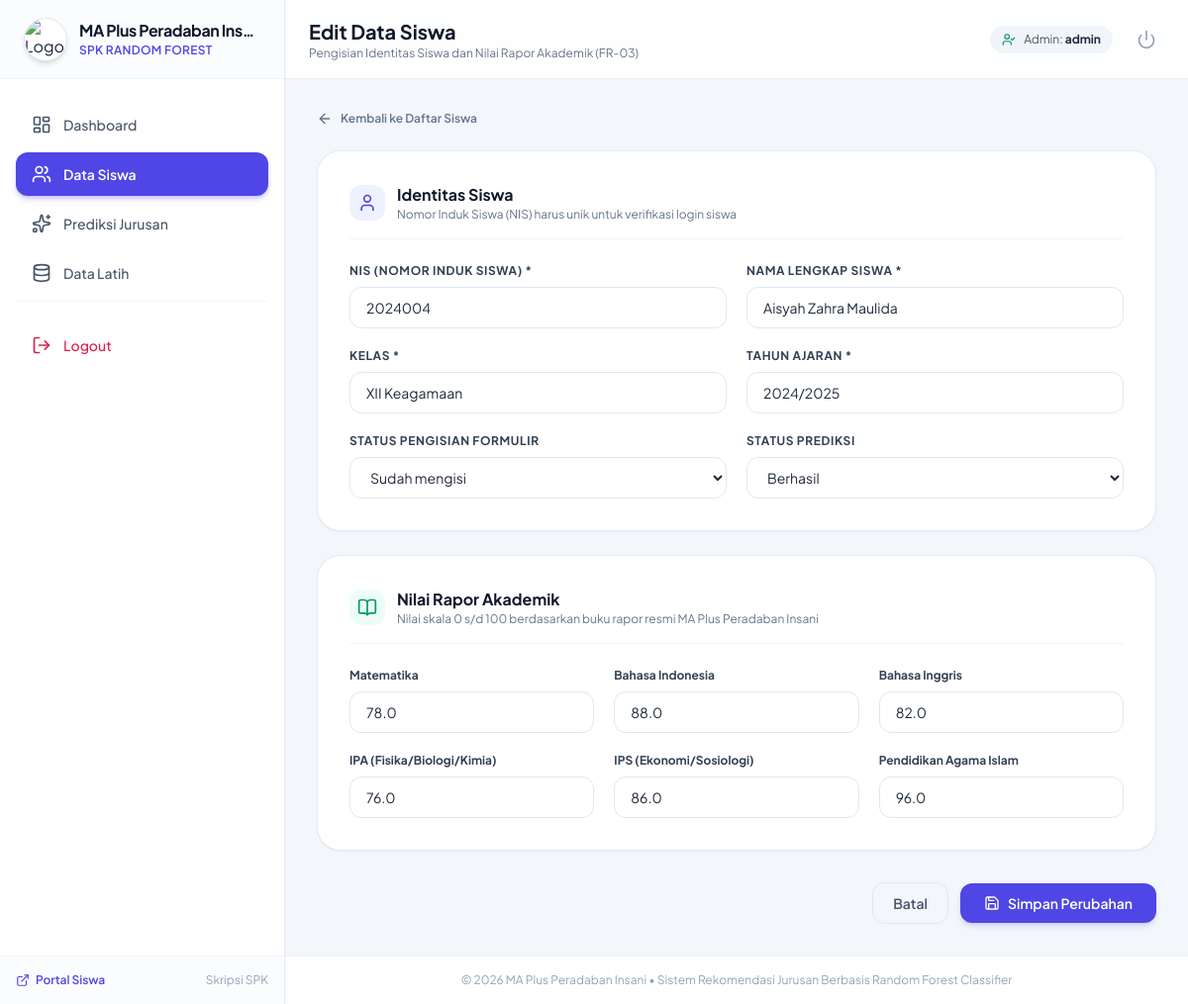
/admin-spk/siswa/4/edit/ (signed in), run on the app's committed database.
### spk/models.py (models this page shows, shortened)
class Student(models.Model):
    STATUS_PENGISIAN_CHOICES = [
        ('Belum mengisi', 'Belum mengisi'),
        ('Sudah mengisi', 'Sudah mengisi'),
        ('Perlu melengkapi data', 'Perlu melengkapi data'),
    ]
    STATUS_PREDIKSI_CHOICES = [
        ('Menunggu', 'Menunggu'),
        ('Diproses', 'Diproses'),
        ('Berhasil', 'Berhasil'),
        ('Gagal', 'Gagal'),
        ('Perlu prediksi ulang', 'Perlu prediksi ulang'),
    ]
    nis = models.CharField(max_length=20, unique=True, verbose_name="NIS")
    nama = models.CharField(max_length=150, verbose_name="Nama Lengkap")
    kelas = models.CharField(max_length=50, default="XII IPA", verbose_name="Kelas")
    tahun_ajaran = models.CharField(max_length=20, default="2024/2025", verbose_name="Tahun Ajaran")
    status_pengisian = models.CharField(
        max_length=30,
        choices=STATUS_PENGISIAN_CHOICES,
        default='Belum mengisi',
        verbose_name="Status Pengisian Formulir"
    )
    status_prediksi = models.CharField(
        max_length=30,
        choices=STATUS_PREDIKSI_CHOICES,
        default='Menunggu',
        verbose_name="Status Prediksi"
    )
    created_at = models.DateTimeField(auto_now_add=True, verbose_name="Dibuat Pada")
    updated_at = models.DateTimeField(auto_now=True, verbose_name="Diperbarui Pada")
    class Meta:
        verbose_name = "Data Siswa"
        verbose_name_plural = "Data Siswa"
        ordering = ['nis']

class StudentAcademicData(models.Model):
    student = models.OneToOneField(Student, on_delete=models.CASCADE, related_name='academic_data', verbose_name="Siswa")
    nilai_matematika = models.FloatField(default=0.0, verbose_name="Nilai Matematika")
    nilai_bahasa_indonesia = models.FloatField(default=0.0, verbose_name="Nilai Bahasa Indonesia")
    nilai_bahasa_inggris = models.FloatField(default=0.0, verbose_name="Nilai Bahasa Inggris")
    nilai_ipa = models.FloatField(default=0.0, verbose_name="Nilai IPA (Fisika/Biologi/Kimia)")
    nilai_ips = models.FloatField(default=0.0, verbose_name="Nilai IPS (Ekonomi/Geografi/Sosiologi)")
    nilai_agama = models.FloatField(default=0.0, verbose_name="Nilai Pendidikan Agama Islam")
    updated_at = models.DateTimeField(auto_now=True, verbose_name="Terakhir Diperbarui")
    class Meta:
        verbose_name = "Nilai Akademik Siswa"
        verbose_name_plural = "Nilai Akademik Siswa"

### spk/views.py (the view)
# urls.py: path('admin-spk/siswa/<int:pk>/edit/', views.siswa_edit_view, name='siswa_edit'),
@user_passes_test(is_admin, login_url='admin_login')
def siswa_edit_view(request, pk):
    student = get_object_or_404(Student, pk=pk)
    academic, _ = StudentAcademicData.objects.get_or_create(student=student)
    if request.method == 'POST':
        student_form = StudentForm(request.POST, instance=student)
        academic_form = AcademicDataForm(request.POST, instance=academic)
        if student_form.is_valid() and academic_form.is_valid():
            if student.status_prediksi == 'Berhasil':
                student.status_prediksi = 'Perlu prediksi ulang'
            student_form.save()
            academic_form.save()
            messages.success(request, f"Data siswa {student.nama} berhasil diperbarui.")
            return redirect('siswa_detail', pk=student.pk)
        else:
            messages.error(request, "Mohon periksa kembali input formulir.")
    else:
        student_form = StudentForm(instance=student)
        academic_form = AcademicDataForm(instance=academic)
    context = {
        'student_form': student_form,
        'academic_form': academic_form,
        'student': student,
        'is_edit': True,
        'active_nav': 'data_siswa'
    }
    return render(request, 'admin/siswa_form.html', context)

### spk/views.py (called while the page is built)
def is_admin(user):
    return user.is_authenticated and (user.is_staff or user.is_superuser)

### templates/admin/siswa_form.html (shortened to what this page needs)
{% extends 'admin/base_admin.html' %}
{% block page_title %}{% if is_edit %}Edit Data Siswa{% else %}Tambah Siswa Baru{% endif %}{% endblock %}
{% block page_subtitle %}Pengisian Identitas Siswa dan Nilai Rapor Akademik (FR-03){% endblock %}
{% block admin_content %}
<div class="max-w-4xl mx-auto space-y-6">
    <div class="flex items-center justify-between">
        <a href="{% url 'data_siswa' %}" class="inline-flex items-center gap-2 text-xs font-semibold text-slate-500 hover:text-slate-800">
            <i data-lucide="arrow-left" class="w-4 h-4"></i>
            Kembali ke Daftar Siswa
        </a>
    </div>
    <form method="post" class="space-y-6">
        <div class="bg-white p-6 md:p-8 rounded-3xl border border-slate-200/80 shadow-sm space-y-6">
            <div class="border-b border-slate-100 pb-4 flex items-center gap-3">
                <div class="w-9 h-9 rounded-xl bg-brand-50 text-brand-600 flex items-center justify-center">
                    <i data-lucide="user" class="w-5 h-5"></i>
                </div>
                <div>
                    <h3 class="text-base font-bold text-slate-900">Identitas Siswa</h3>
                    <p class="text-xs text-slate-500">Nomor Induk Siswa (NIS) harus unik untuk verifikasi login siswa</p>
                </div>
            </div>
            <div class="grid grid-cols-1 md:grid-cols-2 gap-5">
                <div>
                    <label class="block text-xs font-bold text-slate-700 uppercase tracking-wider mb-2">NIS (Nomor Induk Siswa) *</label>
                    {{ student_form.nis }}
                </div>
                <div>
                    <label class="block text-xs font-bold text-slate-700 uppercase tracking-wider mb-2">Nama Lengkap Siswa *</label>
                    {{ student_form.nama }}
                </div>
                <div>
                    <label class="block text-xs font-bold text-slate-700 uppercase tracking-wider mb-2">Kelas *</label>
                    {{ student_form.kelas }}
                </div>
                <div>
                    <label class="block text-xs font-bold text-slate-700 uppercase tracking-wider mb-2">Tahun Ajaran *</label>
                    {{ student_form.tahun_ajaran }}
                </div>
                <div>
                    <label class="block text-xs font-bold text-slate-700 uppercase tracking-wider mb-2">Status Pengisian Formulir</label>
                    {{ student_form.status_pengisian }}
                </div>
                <div>
                    <label class="block text-xs font-bold text-slate-700 uppercase tracking-wider mb-2">Status Prediksi</label>
                    {{ student_form.status_prediksi }}
                </div>
            </div>
        </div>
        <div class="bg-white p-6 md:p-8 rounded-3xl border border-slate-200/80 shadow-sm space-y-6">
            <div class="border-b border-slate-100 pb-4 flex items-center gap-3">
                <div class="w-9 h-9 rounded-xl bg-emerald-50 text-emerald-600 flex items-center justify-center">
                    <i data-lucide="book-open" class="w-5 h-5"></i>
                </div>
                <div>
                    <h3 class="text-base font-bold text-slate-900">Nilai Rapor Akademik</h3>
                    <p class="text-xs text-slate-500">Nilai skala 0 s/d 100 berdasarkan buku rapor resmi MA Plus Peradaban Insani</p>
                </div>
            </div>
            <div class="grid grid-cols-1 sm:grid-cols-2 lg:grid-cols-3 gap-5">
                <div>
                    <label class="block text-xs font-bold text-slate-700 mb-2">Matematika</label>
                    {{ academic_form.nilai_matematika }}
                </div>
                <div>
                    <label class="block text-xs font-bold text-slate-700 mb-2">Bahasa Indonesia</label>
                    {{ academic_form.nilai_bahasa_indonesia }}
                </div>
                <div>
                    <label class="block text-xs font-bold text-slate-700 mb-2">Bahasa Inggris</label>
                    {{ academic_form.nilai_bahasa_inggris }}
                </div>
                <div>
                    <label class="block text-xs font-bold text-slate-700 mb-2">IPA (Fisika/Biologi/Kimia)</label>
                    {{ academic_form.nilai_ipa }}
                </div>
                <div>
                    <label class="block text-xs font-bold text-slate-700 mb-2">IPS (Ekonomi/Sosiologi)</label>
                    {{ academic_form.nilai_ips }}
                </div>
                <div>
                    <label class="block text-xs font-bold text-slate-700 mb-2">Pendidikan Agama Islam</label>
                    {{ academic_form.nilai_agama }}
                </div>
            </div>
        </div>
        <div class="flex items-center justify-end gap-3 pt-2">
            <a href="{% url 'data_siswa' %}" class="px-5 py-2.5 rounded-xl border border-slate-200 text-slate-600 font-semibold text-sm hover:bg-slate-100 transition-colors">
                Batal
            </a>
            <button type="submit" class="inline-flex items-center gap-2 px-6 py-2.5 rounded-xl bg-brand-600 hover:bg-brand-700 text-white font-semibold text-sm shadow-md shadow-brand-500/20 transition-all">
                <i data-lucide="save" class="w-4 h-4"></i>
                {% if is_edit %}Simpan Perubahan{% else %}Tambah Siswa{% endif %}
            </button>
        </div>
    </form>
</div>
{% endblock %}

### templates/admin/base_admin.html (shortened to what this page needs)
{% extends 'base.html' %}
{% load static %}
{% block layout_content %}
<div class="min-h-screen flex bg-slate-100/70">
    <aside id="sidebar" class="fixed top-0 bottom-0 left-0 z-50 w-72 bg-white border-r border-slate-200/80 flex flex-col transition-transform duration-300 transform -translate-x-full md:translate-x-0 shadow-sm">
        <div class="h-20 px-6 flex items-center gap-3 border-b border-slate-100 bg-slate-50/50">
            <div class="w-11 h-11 rounded-full bg-white border border-slate-200 flex items-center justify-center shadow-md overflow-hidden flex-shrink-0">
                <img src="{% static 'img/logo_sekolah.png' %}" alt="Logo" class="w-full h-full object-contain">
            </div>
            <div class="flex-1 min-w-0">
                <h1 class="text-base font-bold text-slate-900 leading-tight truncate tracking-tight">MA Plus Peradaban Insani</h1>
                <p class="text-xs text-brand-600 font-semibold tracking-wide uppercase mt-0.5">SPK Random Forest</p>
            </div>
        </div>
        <nav class="flex-1 px-4 py-6 space-y-1.5 overflow-y-auto">
            <a href="{% url 'dashboard' %}" class="flex items-center gap-3 px-4 py-3 rounded-xl font-medium text-sm transition-all duration-200 {% if active_nav == 'dashboard' %}bg-brand-600 text-white shadow-md shadow-brand-600/25 font-semibold{% else %}text-slate-600 hover:bg-slate-100 hover:text-slate-900{% endif %}">
                <i data-lucide="layout-dashboard" class="w-5 h-5"></i>
                <span>Dashboard</span>
            </a>
            <a href="{% url 'data_siswa' %}" class="flex items-center gap-3 px-4 py-3 rounded-xl font-medium text-sm transition-all duration-200 {% if active_nav == 'data_siswa' %}bg-brand-600 text-white shadow-md shadow-brand-600/25 font-semibold{% else %}text-slate-600 hover:bg-slate-100 hover:text-slate-900{% endif %}">
                <i data-lucide="users" class="w-5 h-5"></i>
                <span>Data Siswa</span>
            </a>
            <a href="{% url 'prediksi_jurusan' %}" class="flex items-center gap-3 px-4 py-3 rounded-xl font-medium text-sm transition-all duration-200 {% if active_nav == 'prediksi_jurusan' %}bg-brand-600 text-white shadow-md shadow-brand-600/25 font-semibold{% else %}text-slate-600 hover:bg-slate-100 hover:text-slate-900{% endif %}">
                <i data-lucide="sparkles" class="w-5 h-5"></i>
                <span>Prediksi Jurusan</span>
            </a>
            <a href="{% url 'data_latih' %}" class="flex items-center gap-3 px-4 py-3 rounded-xl font-medium text-sm transition-all duration-200 {% if active_nav == 'data_latih' %}bg-brand-600 text-white shadow-md shadow-brand-600/25 font-semibold{% else %}text-slate-600 hover:bg-slate-100 hover:text-slate-900{% endif %}">
                <i data-lucide="database" class="w-5 h-5"></i>
                <span>Data Latih</span>
            </a>
            <div class="pt-4 border-t border-slate-100 my-2"></div>
            <a href="{% url 'admin_logout' %}" class="flex items-center gap-3 px-4 py-3 rounded-xl font-medium text-sm text-rose-600 hover:bg-rose-50 hover:text-rose-700 transition-colors">
                <i data-lucide="log-out" class="w-5 h-5"></i>
                <span>Logout</span>
            </a>
        </nav>
        <div class="p-4 border-t border-slate-100 bg-slate-50/50">
            <div class="flex items-center justify-between text-xs text-slate-500">
                <a href="{% url 'cek_nis' %}" target="_blank" class="flex items-center gap-1.5 text-brand-600 hover:text-brand-700 font-semibold">
                    <i data-lucide="external-link" class="w-3.5 h-3.5"></i>
                    Portal Siswa
                </a>
                <span class="text-slate-400">Skripsi SPK</span>
            </div>
        </div>
    </aside>
    <div class="flex-1 flex flex-col md:ml-72 min-h-screen">
        <header class="h-20 bg-white/90 backdrop-blur-md border-b border-slate-200/80 sticky top-0 z-30 px-6 flex items-center justify-between">
            <div class="flex items-center gap-4">
                <div>
                    <h2 class="text-xl font-bold text-slate-900">{% block page_title %}Dashboard{% endblock %}</h2>
                    <p class="text-xs text-slate-500 hidden sm:block">{% block page_subtitle %}Sistem Pendukung Keputusan Penjurusan Perguruan Tinggi{% endblock %}</p>
                </div>
            </div>
            <div class="flex items-center gap-4">
                <div class="hidden sm:flex items-center gap-2 bg-slate-100 px-3 py-1.5 rounded-full text-xs text-slate-600">
                    <i data-lucide="user-check" class="w-3.5 h-3.5 text-emerald-600"></i>
                    <span>Admin: <strong class="text-slate-800">{{ request.user.username }}</strong></span>
                </div>
                <a href="{% url 'admin_logout' %}" title="Logout" class="p-2 text-slate-400 hover:text-rose-600 hover:bg-rose-50 rounded-xl transition-colors">
                    <i data-lucide="power" class="w-5 h-5"></i>
                </a>
            </div>
        </header>
        <main class="flex-1 p-6 md:p-8 max-w-7xl w-full mx-auto">
            {% block admin_content %}{% endblock %}
        </main>
        <footer class="py-4 px-8 border-t border-slate-200/60 bg-white text-center text-xs text-slate-400">
            &copy; 2026 MA Plus Peradaban Insani &bull; Sistem Rekomendasi Jurusan Berbasis Random Forest Classifier
        </footer>
    </div>
</div>
{% endblock %}

### templates/base.html (style rules this page uses)
body { font-family: 'Plus Jakarta Sans', sans-serif; }

### data on the page
Student: nis "2024004", nama "Aisyah Zahra Maulida", kelas "XII Keagamaan", tahun_ajaran "2024/2025", status_pengisian "Sudah mengisi", status_prediksi "Berhasil"
StudentAcademicData: nilai_matematika "78.0", nilai_bahasa_indonesia "88.0", nilai_bahasa_inggris "82.0", nilai_ipa "76.0", nilai_ips "86.0", nilai_agama "96.0"

### other printed values
{{ request.user.username }} "admin"
